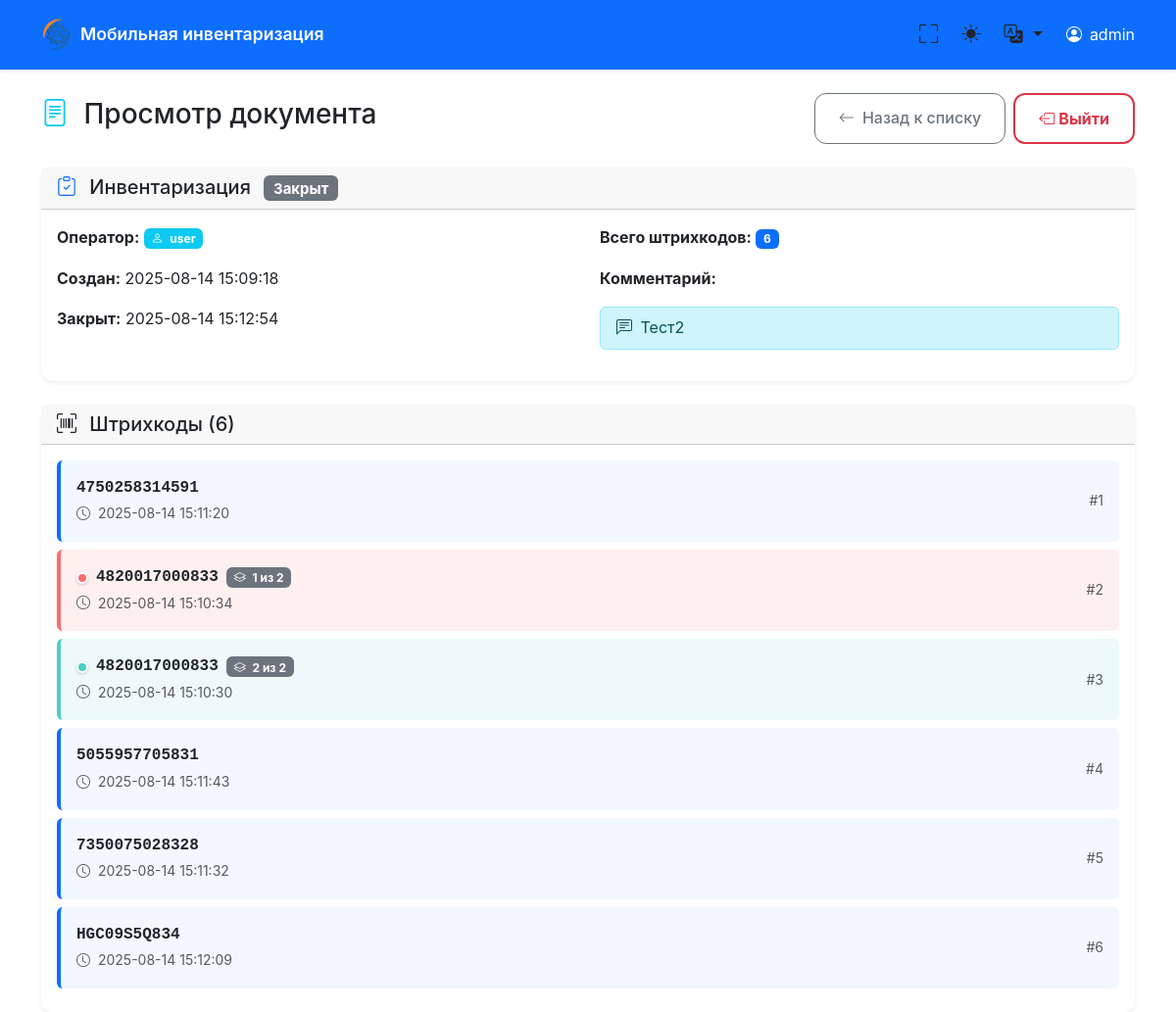
/admin/document/1/5, run on the app's committed database.
### tables this page shows
CREATE TABLE users (
            id INTEGER PRIMARY KEY AUTOINCREMENT,
            name TEXT UNIQUE NOT NULL,
            created_at TEXT NOT NULL
        );

CREATE TABLE documents (
            id INTEGER PRIMARY KEY AUTOINCREMENT,
            user_id INTEGER NOT NULL,
            doc_type TEXT NOT NULL,
            status TEXT NOT NULL DEFAULT 'active',
            created_at TEXT NOT NULL,
            closed_at TEXT,
            comment TEXT DEFAULT '',
            FOREIGN KEY (user_id) REFERENCES users (id)
        );

CREATE TABLE barcodes (
            id INTEGER PRIMARY KEY AUTOINCREMENT,
            document_id INTEGER NOT NULL,
            barcode TEXT NOT NULL,
            created_at TEXT NOT NULL,
            FOREIGN KEY (document_id) REFERENCES documents (id)
        );

### main.py (the view)
@app.get("/admin/document/{user_id}/{document_id}", response_class=HTMLResponse)
async def admin_view_document(request: Request, user_id: int, document_id: int):
    conn = get_db_connection()
    cursor = conn.cursor()
    cursor.execute("SELECT id, name FROM users WHERE id = ?", (user_id,))
    user = cursor.fetchone()
    if not user or not is_admin(user['name']):
        conn.close()
        raise HTTPException(status_code=403, detail="Доступ запрещен")
    cursor.execute("""
        SELECT d.*, u.name as user_name
        FROM documents d
        JOIN users u ON d.user_id = u.id
        WHERE d.id = ?
    """, (document_id,))
    document = cursor.fetchone()
    if not document:
        conn.close()
        raise HTTPException(status_code=404, detail="Документ не найден")
    barcodes = get_document_barcodes_sorted(document_id)
    conn.close()
    current_lang = get_user_language(request)
    locale = load_locale(current_lang)
    return templates.TemplateResponse("admin_document.html", {
        "request": request,
        "user": dict(user),
        "document": dict(document),
        "barcodes": barcodes,
        "locale": locale,
        "current_lang": current_lang
    })

### templates/admin_document.html (shortened to what this page needs)
{% extends "base.html" %}
{% block content %}
<div class="row">
    <div class="col-12">
        <div class="d-flex justify-content-between align-items-center mb-4">
            <h1 class="h3">
                <i class="bi bi-file-text text-info me-2"></i>
                Просмотр документа
            </h1>
            <div class="d-flex gap-2">
                <a href="/admin/{{ user.id }}" class="btn btn-outline-secondary">
                    <i class="bi bi-arrow-left me-1"></i>
                    <span class="d-none d-sm-inline">Назад к списку</span>
                </a>
                <a href="/" class="btn btn-outline-danger d-none d-md-inline-flex fw-bold">
                    <i class="bi bi-box-arrow-left me-1"></i>
                    Выйти
                </a>
            </div>
        </div>
    </div>
</div>
<div class="row mb-4">
    <div class="col-12">
        <div class="card">
            <div class="card-header">
                <h5 class="mb-0">
                    {% if document.doc_type == 'Инвентаризация' %}
                        <i class="bi bi-clipboard-check text-primary me-2"></i>
                    {% elif document.doc_type == 'Приход' %}
                        <i class="bi bi-box-arrow-in-down text-success me-2"></i>
                    {% else %}
                        <i class="bi bi-box-arrow-up text-danger me-2"></i>
                    {% endif %}
                    {{ document.doc_type }}
                    {% if document.status == 'active' %}
                        <span class="badge bg-success ms-2">Активный</span>
                    {% else %}
                        <span class="badge bg-secondary ms-2">Закрыт</span>
                    {% endif %}
                </h5>
            </div>
            <div class="card-body">
                <div class="row">
                    <div class="col-md-6">
                        <p><strong>Оператор:</strong>
                            <span class="badge bg-info">
                                <i class="bi bi-person me-1"></i>
                                {{ document.user_name }}
                            </span>
                        </p>
                        <p><strong>Создан:</strong> {{ document.created_at[:19].replace('T', ' ') }}</p>
                        {% if document.closed_at %}
                        <p><strong>Закрыт:</strong> {{ document.closed_at[:19].replace('T', ' ') }}</p>
                        {% endif %}
                    </div>
                    <div class="col-md-6">
                        <p><strong>Всего штрихкодов:</strong>
                            <span class="badge bg-primary">{{ barcodes|length }}</span>
                        </p>
                        {% if document.comment %}
                        <p><strong>Комментарий:</strong></p>
                        <div class="alert alert-info py-2">
                            <i class="bi bi-chat-left-text me-1"></i>
                            {{ document.comment }}
                        </div>
                        {% endif %}
                    </div>
                </div>
            </div>
        </div>
    </div>
</div>
<div class="row">
    <div class="col-12">
        <div class="card">
            <div class="card-header">
                <h5 class="mb-0">
                    <i class="bi bi-upc-scan me-2"></i>
                    Штрихкоды ({{ barcodes|length }})
                </h5>
            </div>
            <div class="card-body">
                {% if barcodes %}
                <div class="row">
                    {% for barcode in barcodes %}
                    <div class="col-12 mb-2">
                        <div class="barcode-item p-3 rounded
                                    {% if barcode.is_duplicate %}
                                        barcode-duplicate-{{ barcode.color_index }}
                                    {% endif %}">
                            <div class="d-flex justify-content-between align-items-center">
                                <div class="flex-grow-1">
                                    <div class="d-flex align-items-center">
                                        {% if barcode.is_duplicate %}
                                            <span class="color-indicator color-indicator-{{ barcode.color_index }}"></span>
                                        {% endif %}
                                        <strong class="font-monospace me-2">{{ barcode.barcode }}</strong>
                                        {% if barcode.is_duplicate %}
                                            <span class="badge bg-secondary text-white">
                                                <i class="bi bi-layers me-1"></i>
                                                {{ barcode.sequence_number }} из {{ barcode.total_count }}
                                            </span>
                                        {% endif %}
                                    </div>
                                    <small class="text-muted">
                                        <i class="bi bi-clock me-1"></i>
                                        {{ barcode.created_at[:19].replace('T', ' ') }}
                                    </small>
                                </div>
                                <div class="text-muted small">
                                    #{{ loop.index }}
                                </div>
                            </div>
                        </div>
                    </div>
                    {% endfor %}
                </div>
                {% else %}
                <div class="text-center py-5">
                    <i class="bi bi-upc-scan text-muted" style="font-size: 4rem;"></i>
                    <h4 class="text-muted mt-3">Штрихкодов нет</h4>
                    <p class="text-muted">В этом документе пока нет отсканированных штрихкодов</p>
                </div>
                {% endif %}
            </div>
        </div>
    </div>
</div>
{% endblock %}

### templates/base.html (shortened to what this page needs)
<!DOCTYPE html>
<html lang="ru" data-bs-theme="light">
<head>
    <link href="https://cdn.jsdelivr.net/npm/bootstrap@5.3.2/dist/css/bootstrap.min.css" rel="stylesheet">
    <link href="https://cdn.jsdelivr.net/npm/bootstrap-icons@1.11.0/font/bootstrap-icons.css" rel="stylesheet">
</head>
<body>
    <nav class="navbar navbar-expand-lg navbar-dark bg-primary">
        <div class="container">
            <div class="d-flex align-items-center">
                <img src="/logo" alt="Логотип" class="logo-svg"
                     style="width: 32px; height: 32px; margin-right: 0.5rem; object-fit: contain;">
                <a class="navbar-brand" href="/">
                    {{ locale.get('app_name', 'Мобильная инвентаризация') }}
                </a>
            </div>
            <div class="d-flex align-items-center">
                <button class="theme-toggle me-2" onclick="toggleFullscreen()" title="Полноэкранный режим">
                    <i class="bi bi-fullscreen" id="fullscreen-icon"></i>
                </button>
                <button class="theme-toggle me-2" onclick="toggleTheme()" title="Переключить тему">
                    <i class="bi bi-sun-fill" id="theme-icon"></i>
                </button>
                <div class="dropdown me-3">
                    <button class="theme-toggle dropdown-toggle" type="button" data-bs-toggle="dropdown" title="Язык">
                        <i class="bi bi-translate"></i>
                    </button>
                </div>
                {% if user %}
                <div class="d-flex align-items-center text-white">
                    <i class="bi bi-person-circle me-2"></i>
                    <span class="d-none d-md-inline">{{ user.name }}</span>
                </div>
                {% endif %}
            </div>
        </div>
    </nav>
    <main class="container mt-4 fade-in">
        {% block content %}{% endblock %}
    </main>
</body>
</html>

### templates/admin_document.html (style rules this page uses)
.btn-outline-danger { border-width: 2px; font-weight: 600; }
.barcode-duplicate-0 { border-left: 4px solid #ff6b6b !important; background-color: rgba(255, 107, 107, 0.1) !important; }
.barcode-duplicate-1 { border-left: 4px solid #4ecdc4 !important; background-color: rgba(78, 205, 196, 0.1) !important; }
.color-indicator { width: 12px; height: 12px; border-radius: 50%; display: inline-block; margin-right: 8px; border: 2px solid white; box-shadow: 0 1px 3px rgba(0,0,0,0.2); }
.color-indicator-0 { background-color: #ff6b6b; }
.color-indicator-1 { background-color: #4ecdc4; }

### templates/base.html (style rules this page uses)
:root { --primary-color: #0d6efd; --secondary-color: #6c757d; --success-color: #198754; --danger-color: #dc3545; --warning-color: #ffc107; --info-color: #0dcaf0; --light-color: #f8f9fa; --dark-color: #212529; --border-radius: 0.75rem; --box-shadow: 0 0.125rem 0.25rem rgba(0, 0, 0, 0.075); --box-shadow-lg: 0 0.5rem 1rem rgba(0, 0, 0, 0.15); }
body { font-family: -apple-system, BlinkMacSystemFont, 'Segoe UI', Roboto, 'Helvetica Neue', Arial, sans-serif; line-height: 1.6; -webkit-font-smoothing: antialiased; -moz-osx-font-smoothing: grayscale; padding-bottom: env(safe-area-inset-bottom); padding-top: env(safe-area-inset-top); }
.navbar { box-shadow: var(--box-shadow); padding: 0.75rem 0; position: sticky; top: 0; z-index: 1030; }
.navbar-brand { font-weight: 600; font-size: 1.1rem; }
.logo-svg { width: 32px; height: 32px; margin-right: 0.5rem; color: currentColor; }
.card { border: none; box-shadow: var(--box-shadow); border-radius: var(--border-radius); transition: all 0.2s ease; }
.btn { border-radius: var(--border-radius); font-weight: 500; padding: 0.75rem 1.5rem; transition: all 0.2s ease; }
.barcode-item { border-left: 4px solid var(--primary-color); background-color: rgba(13, 110, 253, 0.05); border-radius: 0 var(--border-radius) var(--border-radius) 0; transition: all 0.2s ease; }
.theme-toggle { border: none; background: none; color: inherit; font-size: 1.2rem; padding: 0.5rem; border-radius: 50%; transition: all 0.2s ease; }
.fade-in { animation: fadeIn 0.3s ease-in; }
.btn-outline-danger { border-width: 2px; font-weight: 600; transition: all 0.3s ease; }

### data on the page
users: name "admin"
documents: doc_type "Инвентаризация", created_at "2025-08-14 15:09:18", closed_at "2025-08-14 15:12:54", comment "Тест2"
users: user_name "user"
barcodes: barcode "4750258314591", created_at "2025-08-14 15:11:20"
barcodes: barcode "4820017000833", sequence_number "1", total_count "2", created_at "2025-08-14 15:10:34"
barcodes: barcode "4820017000833", sequence_number "2", total_count "2", created_at "2025-08-14 15:10:30"
barcodes: barcode "5055957705831", created_at "2025-08-14 15:11:43"
barcodes: barcode "7350075028328", created_at "2025-08-14 15:11:32"
barcodes: barcode "HGC09S5Q834", created_at "2025-08-14 15:12:09"

### other printed values
{{ locale.get('app_name', 'Мобильная инвентаризация') }} "Мобильная инвентаризация"
{{ barcodes|length }} "6"
